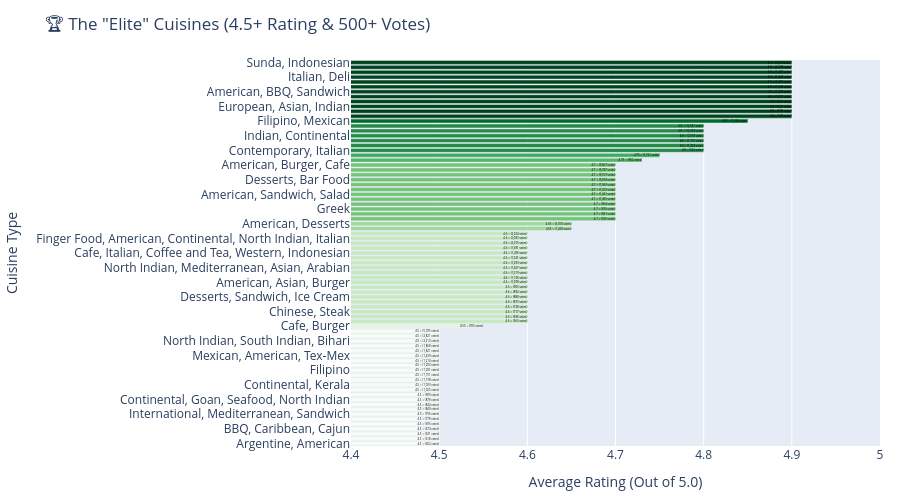

This figure's notebook cell:
### Code cell
import pandas as pd
import plotly.express as px

# 1. Load and clean the dataset
df = pd.read_csv('../data/Dataset.csv')
df_clean = df.dropna(subset=['Cuisines']).copy()

# 2. Calculate average rating and total votes for each cuisine
cuisine_analysis = df_clean.groupby('Cuisines').agg(
    Average_Rating=('Aggregate rating', 'mean'),
    Total_Votes=('Votes', 'sum')
).reset_index()

# 3. Filter for "Elite Cuisines" (Min 500 votes AND 4.5+ Rating)
elite_cuisines = cuisine_analysis[
    (cuisine_analysis['Total_Votes'] >= 500) & 
    (cuisine_analysis['Average_Rating'] >= 4.5)
].copy()

# Sort by rating first, then by votes to break any ties
elite_cuisines = elite_cuisines.sort_values(by=['Average_Rating', 'Total_Votes'], ascending=[True, True])
elite_cuisines['Average_Rating'] = elite_cuisines['Average_Rating'].round(2)

# 4. Build the Visual Chart
fig = px.bar(
    elite_cuisines,
    x='Average_Rating',
    y='Cuisines',
    orientation='h',
    text=elite_cuisines.apply(lambda row: f"{row['Average_Rating']} ⭐ ({row['Total_Votes']:,} votes)", axis=1),
    color='Average_Rating',
    color_continuous_scale='Greens', # Using a green scale to signify "Excellent"
    title='🏆 The "Elite" Cuisines (4.5+ Rating & 500+ Votes)'
)

# 5. Format layout for ultra-clarity
fig.update_traces(textposition='inside', textfont_size=13, textfont_color='black')
fig.update_layout(
    xaxis_title="Average Rating (Out of 5.0)",
    yaxis_title="Cuisine Type",
    xaxis=dict(range=[4.4, 5.0]), # Zoom in on the high ratings so differences are visible
    coloraxis_showscale=False,
    height=500,
    margin=dict(l=200, r=20, t=60, b=40)
)

fig.show()

### Figure 1 — Plotly figure (JSON) as saved in the notebook; plotly's stock layout.template omitted (floating-point values rounded to 4 significant figures)
{"data": [{"hovertemplate": "Average_Rating=%{marker.color}<br>Cuisines=%{y}<br>text=%{text}<extra></extra>", "legendgroup": "", "marker": {"color": [4.5, 4.5, 4.5, 4.5, 4.5, 4.5, 4.5, 4.5, 4.5, 4.5, 4.5, 4.5, 4.5, 4.5, 4.5, 4.5, 4.5, 4.5, 4.5, 4.5, 4.5, 4.5, 4.5, 4.5, 4.55, 4.6, 4.6, 4.6, 4.6, 4.6, 4.6, 4.6, 4.6, 4.6, 4.6, 4.6, 4.6, 4.6, 4.6, 4.6, 4.6, 4.6, 4.6, 4.6, 4.65, 4.65, 4.7, 4.7, 4.7, 4.7, 4.7, 4.7, 4.7, 4.7, 4.7, 4.7, 4.7, 4.7, 4.73, 4.75, 4.8, 4.8, 4.8, 4.8, 4.8, 4.8, 4.85, 4.9, 4.9, 4.9, 4.9, 4.9, 4.9, 4.9, 4.9, 4.9, 4.9, 4.9, 4.9], "coloraxis": "coloraxis", "pattern": {"shape": ""}}, "name": "", "orientation": "h", "showlegend": false, "text": ["4.5 ⭐ (602 votes)", "4.5 ⭐ (618 votes)", "4.5 ⭐ (631 votes)", "4.5 ⭐ (674 votes)", "4.5 ⭐ (695 votes)", "4.5 ⭐ (778 votes)", "4.5 ⭐ (796 votes)", "4.5 ⭐ (840 votes)", "4.5 ⭐ (844 votes)", "4.5 ⭐ (878 votes)", "4.5 ⭐ (909 votes)", "4.5 ⭐ (1,025 votes)", "4.5 ⭐ (1,033 votes)", "4.5 ⭐ (1,138 votes)", "4.5 ⭐ (1,151 votes)", "4.5 ⭐ (1,201 votes)", "4.5 ⭐ (1,203 votes)", "4.5 ⭐ (1,210 votes)", "4.5 ⭐ (1,439 votes)", "4.5 ⭐ (1,821 votes)", "4.5 ⭐ (1,868 votes)", "4.5 ⭐ (2,213 votes)", "4.5 ⭐ (2,821 votes)", "4.5 ⭐ (5,705 votes)", "4.55 ⭐ (705 votes)", "4.6 ⭐ (563 votes)", "4.6 ⭐ (696 votes)", "4.6 ⭐ (717 votes)", "4.6 ⭐ (728 votes)", "4.6 ⭐ (873 votes)", "4.6 ⭐ (880 votes)", "4.6 ⭐ (892 votes)", "4.6 ⭐ (903 votes)", "4.6 ⭐ (1,078 votes)", "4.6 ⭐ (1,136 votes)", "4.6 ⭐ (1,219 votes)", "4.6 ⭐ (1,267 votes)", "4.6 ⭐ (1,293 votes)", "4.6 ⭐ (1,321 votes)", "4.6 ⭐ (1,476 votes)", "4.6 ⭐ (1,691 votes)", "4.6 ⭐ (2,015 votes)", "4.6 ⭐ (2,093 votes)", "4.6 ⭐ (2,324 votes)", "4.65 ⭐ (1,428 votes)", "4.65 ⭐ (3,010 votes)", "4.7 ⭐ (535 votes)", "4.7 ⭐ (681 votes)", "4.7 ⭐ (816 votes)", "4.7 ⭐ (964 votes)", "4.7 ⭐ (1,305 votes)", "4.7 ⭐ (1,341 votes)", "4.7 ⭐ (1,412 votes)", "4.7 ⭐ (1,563 votes)", "4.7 ⭐ (3,074 votes)", "4.7 ⭐ (3,157 votes)", "4.7 ⭐ (5,747 votes)", "4.7 ⭐ (9,667 votes)", "4.73 ⭐ (982 votes)", "4.75 ⭐ (1,721 votes)", "4.8 ⭐ (542 votes)", "4.8 ⭐ (1,424 votes)", "4.8 ⭐ (1,715 votes)", "4.8 ⭐ (2,510 votes)", "4.8 ⭐ (10,934 votes)", "4.8 ⭐ (12,541 votes)", "4.85 ⭐ (1,364 votes)", "4.9 ⭐ (548 votes)", "4.9 ⭐ (570 votes)", "4.9 ⭐ (621 votes)", "4.9 ⭐ (641 votes)", "4.9 ⭐ (1,057 votes)", "4.9 ⭐ (1,252 votes)", "4.9 ⭐ (1,343 votes)", "4.9 ⭐ (1,413 votes)", "4.9 ⭐ (1,424 votes)", "4.9 ⭐ (1,457 votes)", "4.9 ⭐ (2,238 votes)", "4.9 ⭐ (5,514 votes)"], "textfont": {"color": "black", "size": 13}, "textposition": "inside", "type": "bar", "x": [4.5, 4.5, 4.5, 4.5, 4.5, 4.5, 4.5, 4.5, 4.5, 4.5, 4.5, 4.5, 4.5, 4.5, 4.5, 4.5, 4.5, 4.5, 4.5, 4.5, 4.5, 4.5, 4.5, 4.5, 4.55, 4.6, 4.6, 4.6, 4.6, 4.6, 4.6, 4.6, 4.6, 4.6, 4.6, 4.6, 4.6, 4.6, 4.6, 4.6, 4.6, 4.6, 4.6, 4.6, 4.65, 4.65, 4.7, 4.7, 4.7, 4.7, 4.7, 4.7, 4.7, 4.7, 4.7, 4.7, 4.7, 4.7, 4.73, 4.75, 4.8, 4.8, 4.8, 4.8, 4.8, 4.8, 4.85, 4.9, 4.9, 4.9, 4.9, 4.9, 4.9, 4.9, 4.9, 4.9, 4.9, 4.9, 4.9], "xaxis": "x", "y": ["Argentine, American", "American, Asian, Italian, Seafood", "International, Tapas, Vegetarian", "BBQ, Caribbean, Cajun", "American, Hawaiian", "Thai, European, Mexican, North Indian, Chinese, Cafe", "International, Mediterranean, Sandwich", "Goan, Seafood, North Indian", "Sandwich, Seafood, Steak", "Continental, Goan, Seafood, North Indian", "International, Indian", "BBQ, Burger, Desserts", "Continental, Kerala", "North Indian, Continental, Beverages, Italian, Burger, Healthy Food, Mediterranean", "Hawaiian", "Filipino", "Breakfast, Mexican", "Continental, Cafe, Spanish, Italian, European, Greek, Mediterranean", "Mexican, American, Tex-Mex", "American, Southern, Southwestern", "Mexican, Vegetarian", "North Indian, South Indian, Bihari", "Pizza, Cafe, Italian", "Finger Food, North Indian, Italian, Continental, Thai, South Indian", "Cafe, Burger", "Asian, Burmese", "Cafe, American", "Chinese, Steak", "Chinese, Pizza", "Asian, Indonesian, Western", "Desserts, Sandwich, Ice Cream", "European, South African", "Desserts, Bakery, Western", "American, Asian, Burger", "Continental, Mexican", "Biryani, North Indian, Chinese, Mughlai", "North Indian, Mediterranean, Asian, Arabian", "New American, Tapas", "BBQ, Caribbean, Seafood", "Cafe, Italian, Coffee and Tea, Western, Indonesian", "American, Asian, European, Seafood", "North Indian, Chinese, Mediterranean", "Finger Food, American, Continental, North Indian, Italian", "Brazilian, Steak", "Sandwich, Seafood, Cajun", "American, Desserts", "Seafood, American, Mediterranean, Japanese", "Seafood, Continental, European, German", "Greek", "Indian, North Indian, Curry, Cafe", "Desserts, B�_rek", "American, Sandwich, Salad", "Cajun", "Cafe, Continental, Italian, Mexican, Chinese, American", "Desserts, Bar Food", "American, Desserts, Steak", "Mexican, American, Tex-Mex, Burger", "American, Burger, Cafe", "Indian, North Indian", "Chinese, Dim Sum", "Contemporary, Italian", "Continental, Middle Eastern, Asian", "International, Italian, Southern", "Indian, Continental", "Italian, American, Pizza", "European, Mediterranean, North Indian", "Filipino, Mexican", "American, Caribbean, Seafood", "American, Coffee and Tea", "European, Asian, Indian", "Continental, Indian", "Mughlai, Lucknowi", "American, BBQ, Sandwich", "Hawaiian, Seafood", "European, German", "Italian, Deli", "American, Sandwich, Tea", "Burger, Bar Food, Steak", "Sunda, Indonesian"], "yaxis": "y"}], "layout": {"barmode": "relative", "coloraxis": {"colorbar": {"title": {"text": "Average_Rating"}}, "colorscale": [[0, "rgb(247,252,245)"], [0.125, "rgb(229,245,224)"], [0.25, "rgb(199,233,192)"], [0.375, "rgb(161,217,155)"], [0.5, "rgb(116,196,118)"], [0.625, "rgb(65,171,93)"], [0.75, "rgb(35,139,69)"], [0.875, "rgb(0,109,44)"], [1, "rgb(0,68,27)"]], "showscale": false}, "height": 500, "legend": {"tracegroupgap": 0}, "margin": {"b": 40, "l": 200, "r": 20, "t": 60}, "title": {"text": "🏆 The \"Elite\" Cuisines (4.5+ Rating & 500+ Votes)"}, "xaxis": {"anchor": "y", "domain": [0, 1], "range": [4.4, 5], "title": {"text": "Average Rating (Out of 5.0)"}}, "yaxis": {"anchor": "x", "domain": [0, 1], "title": {"text": "Cuisine Type"}}}}
